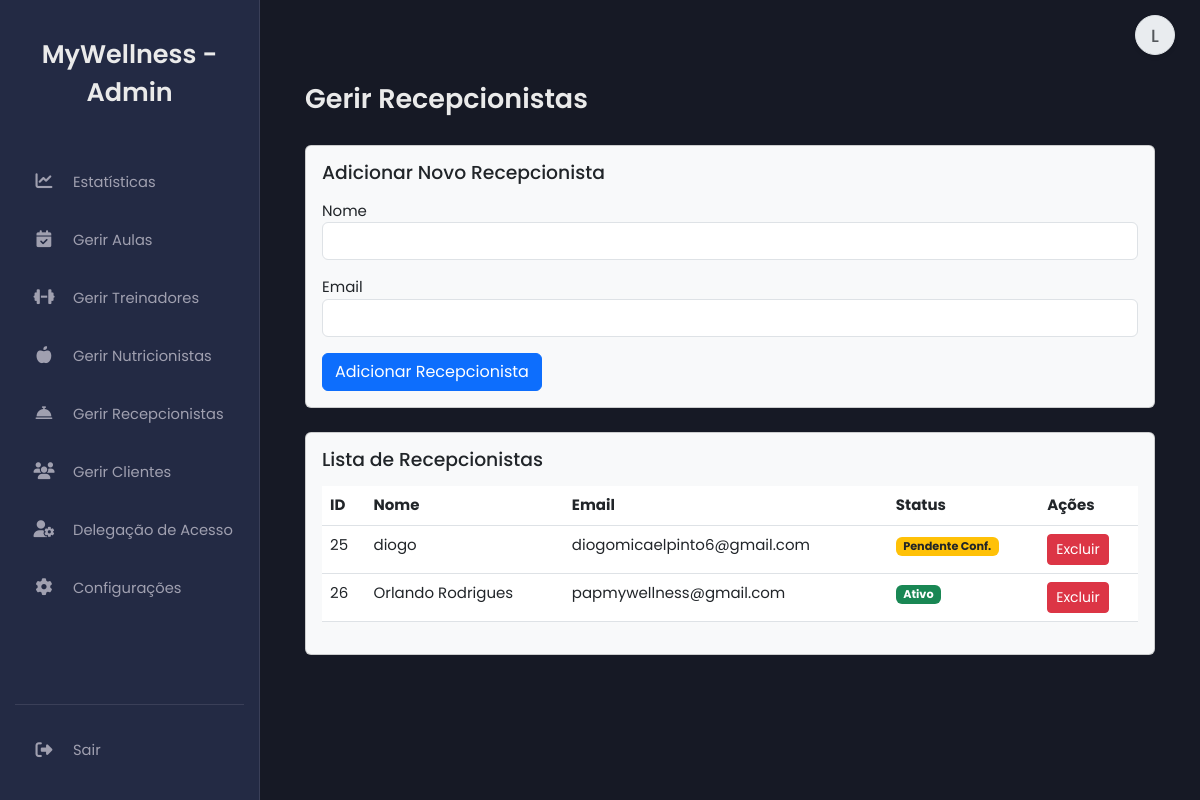
The app's page /manage_receptionists_admin.php (signed in) with its own data.
### tables this page shows
CREATE TABLE `users` (
  `id` int(11) NOT NULL,
  `name` varchar(100) NOT NULL,
  `email` varchar(100) NOT NULL,
  `numero_telemovel` varchar(25) DEFAULT NULL COMMENT 'Número de telemóvel do utilizador',
  `password` varchar(255) NOT NULL,
  `role` enum('client','trainer','nutritionist','admin','receptionist') DEFAULT NULL,
  `token` varchar(255) DEFAULT NULL,
  `reset_token` varchar(255) DEFAULT NULL,
  `reset_token_expires_at` datetime DEFAULT NULL,
  `first_login` tinyint(1) NOT NULL DEFAULT 1,
  `created_at` timestamp NOT NULL DEFAULT current_timestamp(),
  `profile_picture` varchar(255) DEFAULT NULL
);

### manage_receptionists_admin.php (the view, shortened to what this page needs)
<?php
include 'header.php';
include 'send_email.php';
include 'sidebar_admin.php';
?>
<main class="main-content">
    <div class="container mt-5">
        <h2>Gerir Recepcionistas</h2>
        <div class="card mb-4 bg-light">
            <div class="card-body">
                <h4 class="text-dark">Adicionar Novo Recepcionista</h4>
                <form method="POST" action="manage_receptionists_admin.php">
                    <div class="form-group mb-3"><label for="receptionist_name">Nome</label><input type="text" class="form-control" id="receptionist_name" name="name" required></div>
                    <div class="form-group mb-3"><label for="receptionist_email">Email</label><input type="email" class="form-control" id="receptionist_email" name="email" required></div>
                    <button type="submit" class="btn btn-primary">Adicionar Recepcionista</button>
                </form>
            </div>
        </div>
        <div class="card bg-light">
            <div class="card-body">
                <h4 class="text-dark">Lista de Recepcionistas</h4>
                <div class="table-responsive">
                    <table class="table">
                        <thead><tr><th>ID</th><th>Nome</th><th>Email</th><th>Status</th><th>Ações</th></tr></thead>
                        <tbody>
                            <?php
                            $stmt_list = $pdo->query("SELECT id, name, email, token, first_login FROM users WHERE role = 'receptionist' ORDER BY name");
                            $list = $stmt_list->fetchAll();
                            foreach ($list as $item) {
                                $status = ($item['token'] !== null) ? '<span class="badge bg-warning text-dark">Pendente Conf.</span>' : (($item['first_login'] == 1) ? '<span class="badge bg-info text-dark">Pendente Senha</span>' : '<span class="badge bg-success">Ativo</span>');
                                echo "<tr><td>" . htmlspecialchars($item['id']) . "</td><td>" . htmlspecialchars($item['name']) . "</td><td>" . htmlspecialchars($item['email']) . "</td><td>" . $status . "</td><td>
                                      <a href='manage_receptionists_admin.php?action=delete&id=" . $item['id'] . "' class='btn btn-danger btn-sm' onclick='return confirm(\"Excluir este recepcionista?\")'>Excluir</a>
                                     </td></tr>";
                            }
                            ?>
                        </tbody>
                    </table>
                </div>
            </div>
        </div>
    </div>
</main>
<?php include 'footer.php'; ?>

### assets/css/dashboard_cliente.css (style rules this page uses)
:root { --bg-dark-primary: #161925; --bg-dark-secondary: #232A44; --text-light: #EAEAEA; --text-muted: #A0A0B0; --accent-color: #7B4BFF; --accent-color-hover: #6a3ffb; --border-color: #3a3f58; --sidebar-width: 260px; --sidebar-width-collapsed: 80px; --font-family: 'Poppins', sans-serif; }
body.dashboard-body { background-color: var(--bg-dark-primary); color: var(--text-light); font-family: var(--font-family); margin: 0; padding: 0; display: flex; min-height: 100vh; font-size: 15px; }
.main-content { margin-left: var(--sidebar-width); padding: 35px 45px; width: calc(100% - var(--sidebar-width)); background-color: var(--bg-dark-primary); transition: margin-left 0.3s ease, width 0.3s ease; overflow-y: auto; }
.main-content h2 { color: var(--text-light); margin-bottom: 30px; font-weight: 600; font-size: 1.8em; }
.main-content h4 { color: var(--text-light); margin-bottom: 15px; font-weight: 500; font-size: 1.25em; }
.container, .container-fluid, .container-lg, .container-md, .container-sm, .container-xl, .container-xxl { padding-left: 0; padding-right: 0; max-width: 100%; }

### assets/css/personalizacao_chat.css (style rules this page uses)
:root { --chat-bg: #FFFFFF; --chat-text: #000000; --chat-border: #D1D1D6; --chat-messages-bg: #FFFFFF; --chat-input-area-bg: #F8F9FA; --chat-input-bg: #FFFFFF; --chat-placeholder-text: #8A8A8E; --chat-sent-bg: #007AFF; --chat-sent-bg-rgb: 0, 122, 255; --chat-sent-text: #FFFFFF; --chat-received-bg: #E5E5EA; --chat-received-text: #000000; --chat-timestamp-sent: #d1eaff; --chat-timestamp-received: #6c757d; }

### records on screen
users: id "25", name "diogo", email "diogomicaelpinto6@gmail.com", shows "Pendente Conf."
users: id "26", name "Orlando Rodrigues", email "papmywellness@gmail.com", first_login "Ativo"

### other values on screen
$user_name_initials "L"
